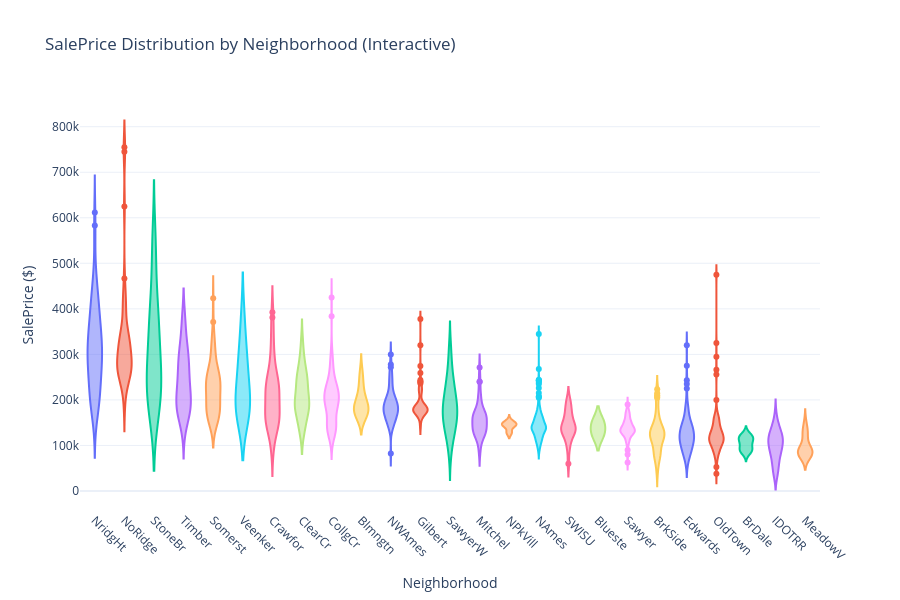

The code cell stored with this chart in its notebook:
### Markdown cell above
## 2. Zoomable Neighborhood Comparator
**Violin plot with interactive filtering and reordering**

### Code cell
# Clean data for neighborhood analysis
df_neighborhood = df_viz[['Neighborhood', 'SalePrice']].dropna()

# Calculate statistics for sorting
neighborhood_stats = df_neighborhood.groupby('Neighborhood')['SalePrice'].agg(['median', 'mean', 'count']).reset_index()
neighborhood_stats = neighborhood_stats.sort_values('median', ascending=False)

fig2 = go.Figure()

# Add violin plot
for neighborhood in neighborhood_stats['Neighborhood']:
    neighborhood_data = df_neighborhood[df_neighborhood['Neighborhood'] == neighborhood]['SalePrice']
    
    fig2.add_trace(go.Violin(
        y=neighborhood_data,
        name=neighborhood,
        hovertemplate='<b>%{fullData.name}</b><br>Price: $%{y:,.0f}<extra></extra>'
    ))

fig2.update_layout(
    title="SalePrice Distribution by Neighborhood (Interactive)",
    yaxis_title="SalePrice ($)",
    xaxis_title="Neighborhood",
    height=600,
    showlegend=False,
    hovermode='closest',
    template='plotly_white',
    xaxis=dict(tickangle=45)
)

fig2.show()

# Display neighborhood statistics
print("\nNeighborhood Statistics (sorted by median price):")
print(neighborhood_stats.to_string(index=False))
